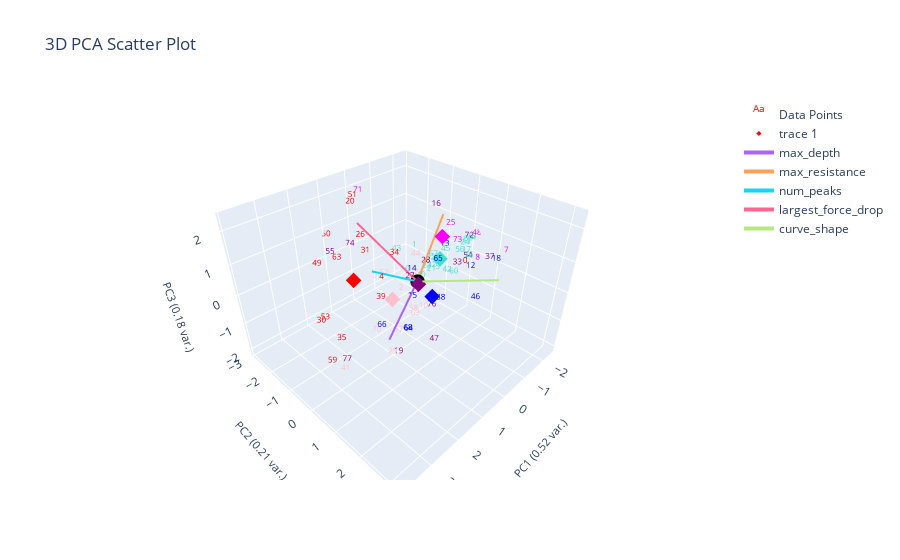

Source (notebook cell):
### Markdown cell above
# Plot Corrected Labeling

### Code cell
def correct_pseudo_ylabels_to_actual(pseudo_labeled_data:pd.DataFrame, actual_labeled_data:pd.DataFrame, ylabel_name, changed_ylabel_idxs):
    corrected_pseudo_labeled_data = pseudo_labeled_data.copy()
    corrected_pseudo_labeled_data.loc[changed_ylabel_idxs, f'pseudo_{ylabel_name}'] = actual_labeled_data[ylabel_name]
    corrected_pseudo_labeled_data.loc[changed_ylabel_idxs, f'pseudo_{ylabel_name}_nums'] = actual_labeled_data[f'{ylabel_name}_nums']
    return corrected_pseudo_labeled_data

corrected_pseudo_labeled_data = correct_pseudo_ylabels_to_actual(pseudo_labeled_data, marions_labeled_data, ylabel_name, changed_ylabel_idxs)


plotting.plot_clusters_seperately(corrected_pseudo_labeled_data[f'pseudo_{ylabel_name}_nums'], 
                                  curve_data, ylabel_name, cluster_category_names=list(ylabel_to_cluster_num.keys()), 
                                  pseudo_corrections=marions_labeled_data)
plotting.plot_pca(corrected_pseudo_labeled_data, corrected_pseudo_labeled_data[f'pseudo_{ylabel_name}_nums'], graph_title="Clustering Corrected Pseudo Labeled Data", num_pc=3, ylabel_name=ylabel_name, centroids=label_centroids)

### Figure 1 — Plotly figure (JSON) as saved in the notebook; plotly's stock layout.template omitted (floating-point values rounded to 4 significant figures)
{"data": [{"mode": "text", "name": "Data Points", "text": ["0", "1", "2", "3", "4", "5", "6", "7", "8", "9", "10", "11", "12", "13", "14", "15", "16", "17", "18", "19", "20", "21", "22", "23", "24", "25", "26", "27", "28", "29", "30", "31", "32", "33", "34", "35", "36", "37", "38", "39", "40", "41", "42", "43", "44", "45", "46", "47", "48", "49", "50", "51", "52", "53", "54", "55", "56", "57", "58", "59", "60", "61", "62", "63", "64", "65", "66", "67", "68", "69", "70", "71", "72", "73", "74", "75", "76", "77"], "textfont": {"color": ["red", "turquoise", "pink", "turquoise", "red", "turquoise", "turquoise", "magenta", "magenta", "purple", "pink", "turquoise", "blue", "blue", "blue", "blue", "purple", "turquoise", "blue", "purple", "red", "turquoise", "pink", "turquoise", "turquoise", "magenta", "red", "purple", "purple", "pink", "red", "red", "turquoise", "purple", "red", "red", "turquoise", "purple", "blue", "red", "turquoise", "pink", "turquoise", "turquoise", "pink", "turquoise", "blue", "purple", "magenta", "red", "red", "red", "turquoise", "red", "purple", "purple", "turquoise", "pink", "pink", "red", "turquoise", "turquoise", "pink", "red", "blue", "blue", "blue", "turquoise", "blue", "pink", "pink", "magenta", "purple", "magenta", "purple", "turquoise", "purple", "purple"], "size": 8}, "type": "scatter3d", "x": [-1.233, -0.7734, 0.07805, -2.31, 1.74, -0.9559, -1.198, -1.772, -1.53, -0.377, -0.2349, -2.14, -1.183, -1.995, 1.275, -0.4026, -1.451, -1.868, -1.098, 1.182, 0.5963, -0.733, -0.2477, -0.7311, -2.154, -1.327, 1.137, 0.7081, -0.4433, 1.667, 3.803, 0.8954, -0.8618, -1.292, 1.048, 2.997, -1.333, -1.005, -0.1835, 1.956, -0.8069, 3.259, -0.8456, 0.3595, 0.821, -1.649, 1.623, 1.435, -2.382, 2.88, 1.057, 1.203, -1.495, 2.631, -1.809, 1.333, -1.647, 0.6285, -0.07713, 3.86, -0.9216, -2.277, -0.8036, 1.538, 1.173, 0.5964, 1.998, -1.648, 1.272, 0.0497, 1.761, 0.6385, -2.338, -1.506, 1.407, -2.339, -0.3077, 3.078], "y": [0.76, -0.8841, -0.5916, 0.2406, 0.3841, -0.04468, -1.581, 1.746, 0.9808, -0.2961, 0.07943, 0.08934, 1.013, -0.6487, 1.007, -0.5607, -0.6339, 0.3177, 1.881, 0.4197, -2.155, -0.1261, -0.3689, -0.2933, 0.02188, 0.05704, -1.111, 0.3863, -0.08345, 0.6776, 0.635, -1.25, -0.2137, 0.4356, 0.1492, 0.1906, 0.7971, 1.725, 0.7763, 0.5826, -0.5914, 0.5673, 0.4137, -0.4924, 0.6921, -0.3374, 3.168, 1.955, 0.2718, -0.7138, -2.862, -1.277, -0.8083, -1.019, 0.4353, -2.347, 0.2262, -0.1538, -0.1979, 0.9722, 0.6129, 0.03028, -2.33, -1.744, 0.8098, 1.252, 0.6327, -0.8315, 0.8733, -0.009247, 0.1418, -1.745, 0.03224, 0.2135, -1.243, 0.09649, 0.3427, 0.4513], "z": [0.1447, 0.1882, -0.8515, 0.3157, 0.8553, -0.3172, -1.241, 0.7051, 0.2263, -1.011, -1.374, 0.1486, 0.1139, -0.186, 1.179, -1.402, 1.429, 0.06011, 0.7898, -2.086, 1.684, -0.3097, -0.326, -0.3003, 0.07967, 1.106, 1.226, 0.3742, 0.1357, -1.584, 0.8045, 0.5526, -0.2811, -0.08133, 1.165, -0.5339, 0.3249, 0.8218, -0.6345, 0.4452, -0.8159, -1.153, -0.1366, 0.7128, 1.268, -0.0962, 1.656, -0.4241, 0.4341, 1.275, 0.5064, 2.373, -0.5564, -0.7745, -0.07607, 0.2222, 0.1148, -1.941, -1.534, -0.165, -0.1481, 0.1672, -1.576, 0.3845, -0.9581, 1.269, -0.4272, -0.5121, -0.8342, -1.533, -1.047, 2.188, 0.2638, 0.5153, 1.006, 0.2361, -1.197, -1.042]}, {"marker": {"color": ["red", "blue", "purple", "pink", "turquoise", "magenta"], "size": 4, "symbol": "diamond"}, "mode": "markers", "type": "scatter3d", "x": [1.736, 0.2728, 0.1136, 0.6214, -1.269, -1.15], "y": [-0.7436, 0.8185, 0.1469, -0.4062, -0.2521, -0.1088], "z": [0.5162, 0.02702, 0.03707, -0.5276, 0.116, 0.9886]}, {"marker": {"color": "black", "size": 5}, "mode": "markers", "name": "Origin", "showlegend": false, "type": "scatter3d", "x": [0], "y": [0], "z": [0]}, {"line": {"width": 4}, "mode": "lines+text", "name": "max_depth", "textposition": "top center", "type": "scatter3d", "x": [0, 1.671], "y": [0, 0.5602], "z": [0, -0.8414]}, {"line": {"width": 4}, "mode": "lines+text", "name": "max_resistance", "textposition": "top center", "type": "scatter3d", "x": [0, -1.573], "y": [0, -0.4633], "z": [0, 1.441]}, {"line": {"width": 4}, "mode": "lines+text", "name": "num_peaks", "textposition": "top center", "type": "scatter3d", "x": [0, 1.54], "y": [0, -0.1927], "z": [0, 0.9662]}, {"line": {"width": 4}, "mode": "lines+text", "name": "largest_force_drop", "textposition": "top center", "type": "scatter3d", "x": [0, 1.165], "y": [0, -1.154], "z": [0, 1.885]}, {"line": {"width": 4}, "mode": "lines+text", "name": "curve_shape", "textposition": "top center", "type": "scatter3d", "x": [0, -0.008738], "y": [0, 2.665], "z": [0, 1.314]}], "layout": {"autosize": true, "scene": {"xaxis": {"title": {"font": {"size": 11}, "text": "PC1 (0.52 var.)"}}, "yaxis": {"title": {"font": {"size": 11}, "text": "PC2 (0.21 var.)"}}, "zaxis": {"title": {"font": {"size": 11}, "text": "PC3 (0.18 var.)"}}}, "title": {"text": "3D PCA Scatter Plot"}}}
